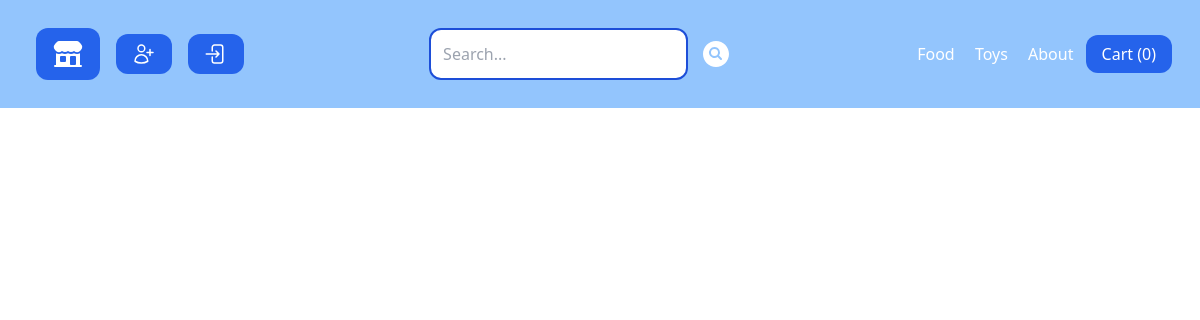
The app's page /, older data.
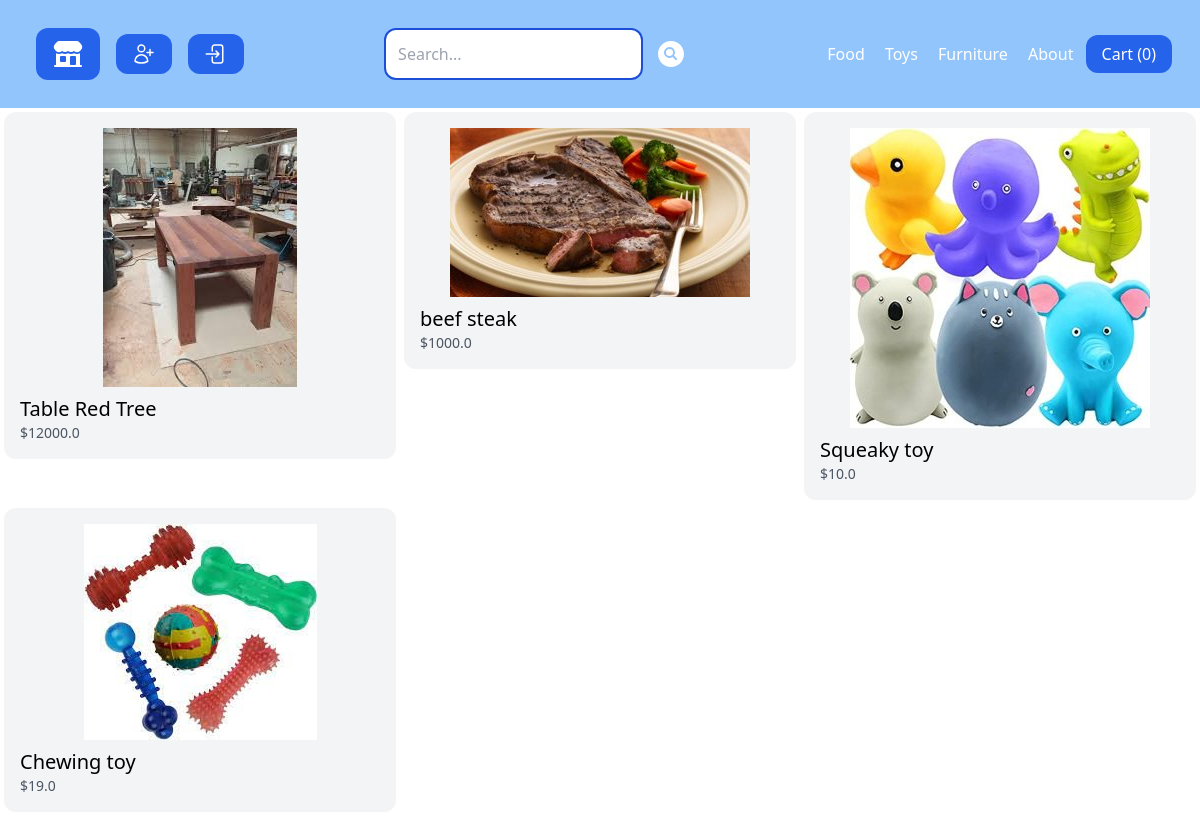
The same page, newer data.
### store/models.py (models this page shows, shortened)
class Category(models.Model):
    title = models.CharField(max_length = 50)
    slug = models.SlugField(max_length = 50)  # url representation field
    class Meta:
        verbose_name_plural = 'Categories'

class Product(models.Model):
    DRAFT = 'draft'
    WAITING_APPROVAL = 'waitingapproval'
    ACTIVE = 'active'
    DELETED = 'deleted'
    STATUS_CHOICES = (
        (DRAFT, 'Draft'),
        (WAITING_APPROVAL, 'Waiting Approval'),
        (ACTIVE, 'Active'),
        (DELETED,'Deleted'),
    )
    user = models.ForeignKey(User, related_name = 'products',on_delete = models.CASCADE)
    category = models.ForeignKey(Category, related_name='products', on_delete = models.CASCADE)
    title = models.CharField(max_length=50)
    slug = models.SlugField(max_length=50)
    description = models.TextField(blank=True)
    price = models.IntegerField()
    image = models.ImageField(upload_to='uploads/product_images/', blank=True, null=True)
    thumbnails = models.ImageField(upload_to='uploads/product_images/thumbnail/', blank=True, null=True)
    created_at = models.DateTimeField(auto_now_add = True)
    updated_at = models.DateTimeField(auto_now = True)
    status = models.CharField(max_length=50, choices=STATUS_CHOICES, default=ACTIVE)
    class Meta:
        ordering=('-created_at',) # put items in oder they was created
    def get_display_price(self):
        return self.price/100
    def get_thumbnail(self):
        if self.thumbnails:
            return self.thumbnails.url
        else:
            if self.image:
                self.thumbnails = self.make_thumbnail(self.image)
                self.save()
                return self.thumbnails.url
            else:
                return 'http://via.placeholder.com/240x240'
    def make_thumbnail(self, image, size = (300,300)):
        img = Image.open(image)
        img.convert('RGB')
        img.thumbnail(size)
        thumb_io = BytesIO()
        img.save(thumb_io, 'JPEG', quality = 85)
        name = image.name.replace('uploads/product_images/','')
        thumbnail = File(thumb_io,name = name)
        return thumbnail

### core/views.py (the view)
# urls.py: path('',frontpage, name='frontpage'),
def frontpage(request):
    products = Product.objects.filter(status = Product.ACTIVE)[0:6] # show only first six items
    return render(request, 'core/frontpage.html', {
        'products':products
    })

### store/cart.py (called while the page is built)
    def __len__(self):
        return sum(item['quantity'] for item in self.cart.values())

### store/context_processors.py (called while the page is built)
def cart(request):
    return {'cart':Cart(request)}

### store/templatetags/menu.py (called while the page is built)
@register.inclusion_tag('core/menu.html') # we need add the menu.html
def menu():
    categories = Category.objects.all()
    return {'categories':categories}

### core/templates/core/frontpage.html (shortened to what this page needs)
{% extends 'core/base.html' %}
{% block content %}
{% include 'store/partials/products.html' %}
{%endblock%}

### core/templates/core/menu.html
{% for category in categories %}
<a
  href="{%url 'category_detail' category.slug %}"
  class="p-2 text-white hover:bg-blue-500 rounded-xl"
  >{{category.title}}</a
>
{%endfor%}
<a href="{% url 'about' %}" class="p-2 text-white hover:bg-blue-500 rounded-xl">
  About
</a>

### store/templates/store/partials/products.html
<div class="flex flex-wrap">
  {% for product in products %}
  <div class="product w-1/3 p-1">
    <div class="p-4 bg-gray-100 rounded-xl">
      <a href="{% url 'product_detail' product.category.slug product.slug %}">
        <div class="image">
          <img
            class="mx-auto"
            src="{{product.get_thumbnail }}"
            alt="{{product.title}}"
          />
        </div>
        <h2 class="mt-2 text-xl">{{product.title}}</h2>
        <p class="text-sm text-gray-600">${{product.get_display_price}}</p>
      </a>
    </div>
  </div>
  {% endfor %}
</div>

Row changes from the older to the newer data that the page shows:
added Category: title "Furniture"
added Product: shows a picture, title "Table Red Tree", get_display_price "12000.0"
added Product: shows a picture, title "beef steak", get_display_price "1000.0"
added Product: shows a picture, title "Squeaky toy", get_display_price "10.0"
added Product: shows a picture, title "Chewing toy", get_display_price "19.0"
